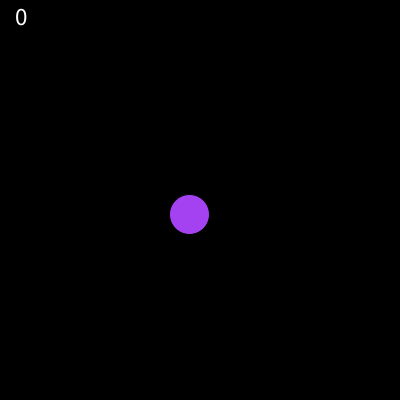
Frame 1 (no input)
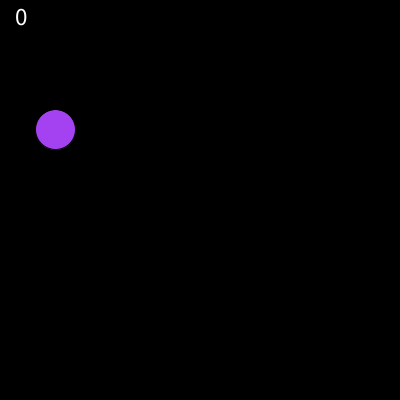
Frame 60 (the mouse pressed at the canvas centre just before this capture)
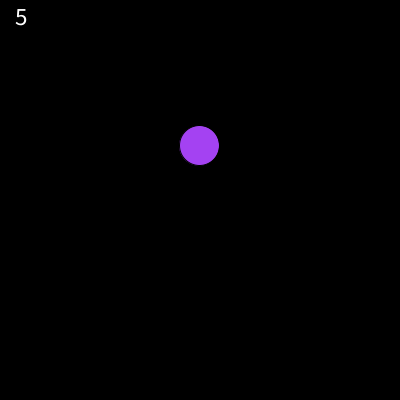
Frame 120 (the mouse held since frame 60 and released just before this capture)

The Processing sketch that drew these frames (run headless with seeded random() and noise(); from frame 60 on, the mouse is pressed at the canvas centre):

// Processing sketch: uppgift_3b
// ── uppgift_3b.pde
float bollx=200;
float bolly=200; 
float r = random(0,255); 
float g = random(0,255); 
float b = random(0,255); 
int poang = 0; 

void setup(){
  size(400,400);
}

void draw() {
  background(0); 
  float x = random(-20,20);
  float y = random( -20,20); 
  
  bollx = bollx + x; 
  bolly = bolly + y;
  
  fill(r,g,b); 
  ellipse(bollx,bolly,40,40); 
  
  if( mouseX <= bollx+20 && mouseX >= bollx-20 && mouseY >= bolly-20 && mouseY <= bolly+20){
    poang++;
  } 
  textSize(25); 
  fill(255); 
  text(poang,15,25); 
}
